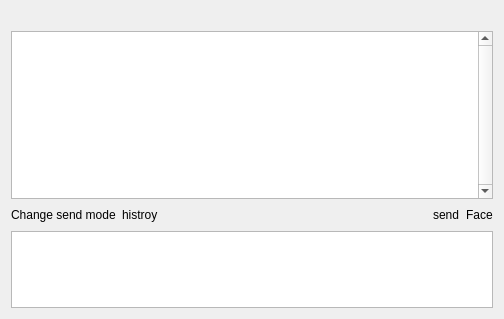
<ui version="4.0" >
 <class>MsgSend</class>
 <widget class="QWidget" name="MsgSend" >
  <property name="windowModality" >
   <enum>Qt::NonModal</enum>
  </property>
  <property name="geometry" >
   <rect>
    <x>0</x>
    <y>0</y>
    <width>504</width>
    <height>319</height>
   </rect>
  </property>
  <property name="windowTitle" >
   <string>messageSend</string>
  </property>
  <property name="styleSheet" >
   <string/>
  </property>
  <layout class="QVBoxLayout" >
   <item>
    <widget class="QLabel" name="Ac_Status" >
     <property name="frameShape" >
      <enum>QFrame::NoFrame</enum>
     </property>
     <property name="text" >
      <string/>
     </property>
     <property name="textFormat" >
      <enum>Qt::RichText</enum>
     </property>
     <property name="wordWrap" >
      <bool>true</bool>
     </property>
    </widget>
   </item>
   <item>
    <widget class="QTextEdit" name="MsgBrowser" >
     <property name="focusPolicy" >
      <enum>Qt::ClickFocus</enum>
     </property>
     <property name="styleSheet" >
      <string/>
     </property>
     <property name="lineWidth" >
      <number>2</number>
     </property>
     <property name="verticalScrollBarPolicy" >
      <enum>Qt::ScrollBarAlwaysOn</enum>
     </property>
     <property name="autoFormatting" >
      <set>QTextEdit::AutoAll</set>
     </property>
     <property name="tabChangesFocus" >
      <bool>false</bool>
     </property>
     <property name="undoRedoEnabled" >
      <bool>true</bool>
     </property>
     <property name="readOnly" >
      <bool>true</bool>
     </property>
     <property name="html" >
      <string>&lt;html>&lt;head>&lt;meta name="qrichtext" content="1" />&lt;style type="text/css">
p, li { white-space: pre-wrap; }
&lt;/style>&lt;/head>&lt;body style=" font-family:'宋体'; font-size:9pt; font-weight:400; font-style:normal;">
&lt;p style="-qt-paragraph-type:empty; margin-top:0px; margin-bottom:0px; margin-left:0px; margin-right:0px; -qt-block-indent:0; text-indent:0px; font-family:'Sans Serif';">&lt;/p>
&lt;p style="-qt-paragraph-type:empty; margin-top:0px; margin-bottom:0px; margin-left:0px; margin-right:0px; -qt-block-indent:0; text-indent:0px; font-family:'Sans Serif';">&lt;/p>&lt;/body>&lt;/html></string>
     </property>
     <property name="overwriteMode" >
      <bool>true</bool>
     </property>
     <property name="textInteractionFlags" >
      <set>Qt::TextSelectableByMouse</set>
     </property>
    </widget>
   </item>
   <item>
    <layout class="QHBoxLayout" >
     <item>
      <widget class="QLabelMouse" name="TB_CHANGEMOD" >
       <property name="toolTip" >
        <string>change send mode</string>
       </property>
       <property name="text" >
        <string>Change send mode</string>
       </property>
      </widget>
     </item>
     <item>
      <widget class="QLabelMouse" name="TB_Histroy" >
       <property name="toolTip" >
        <string>look histroy</string>
       </property>
       <property name="text" >
        <string>histroy</string>
       </property>
      </widget>
     </item>
     <item>
      <spacer>
       <property name="orientation" >
        <enum>Qt::Horizontal</enum>
       </property>
       <property name="sizeHint" >
        <size>
         <width>40</width>
         <height>20</height>
        </size>
       </property>
      </spacer>
     </item>
     <item>
      <widget class="QLabel" name="input_nm" >
       <property name="text" >
        <string/>
       </property>
      </widget>
     </item>
     <item>
      <widget class="QLabelMouse" name="TB_Send" >
       <property name="text" >
        <string>send</string>
       </property>
      </widget>
     </item>
     <item>
      <widget class="QLabelMouse" name="TB_FACE" >
       <property name="text" >
        <string>Face</string>
       </property>
      </widget>
     </item>
    </layout>
   </item>
   <item>
    <widget class="QTextEdit" name="MsgEdit" >
     <property name="sizePolicy" >
      <sizepolicy vsizetype="Maximum" hsizetype="Expanding" >
       <horstretch>0</horstretch>
       <verstretch>0</verstretch>
      </sizepolicy>
     </property>
     <property name="maximumSize" >
      <size>
       <width>16777215</width>
       <height>100</height>
      </size>
     </property>
     <property name="styleSheet" >
      <string/>
     </property>
     <property name="tabChangesFocus" >
      <bool>false</bool>
     </property>
     <property name="acceptRichText" >
      <bool>false</bool>
     </property>
    </widget>
   </item>
  </layout>
 </widget>
 <customwidgets>
  <customwidget>
   <class>QLabelMouse</class>
   <extends>QLabel</extends>
   <header>fxLableMouse.h</header>
  </customwidget>
 </customwidgets>
 <resources/>
 <connections/>
</ui>
